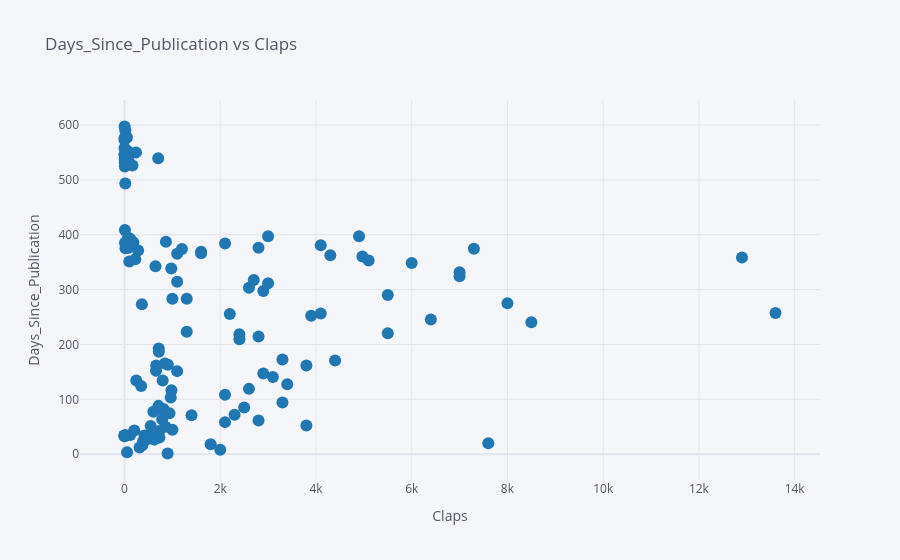
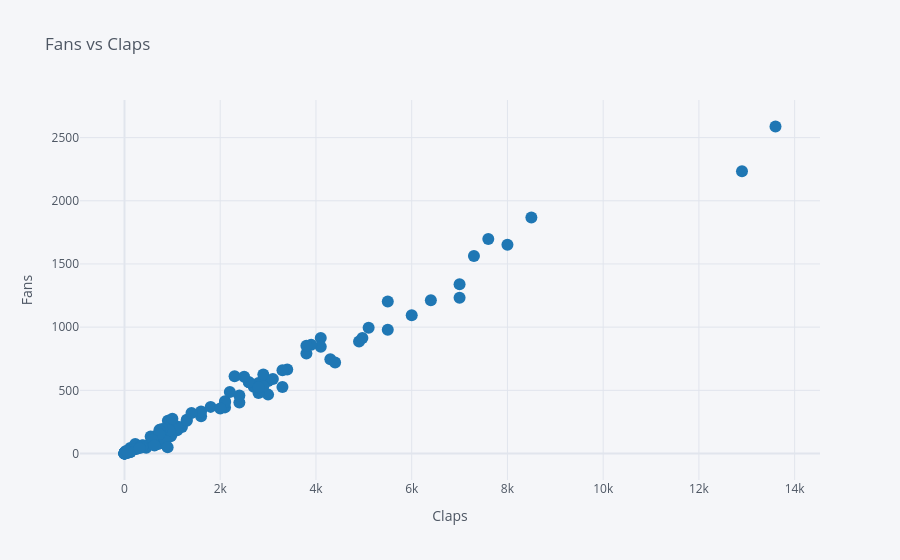
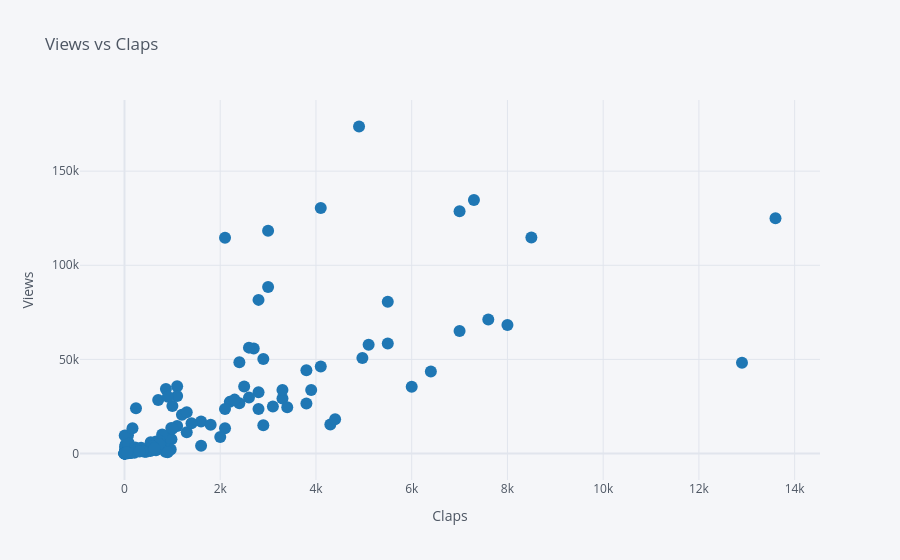
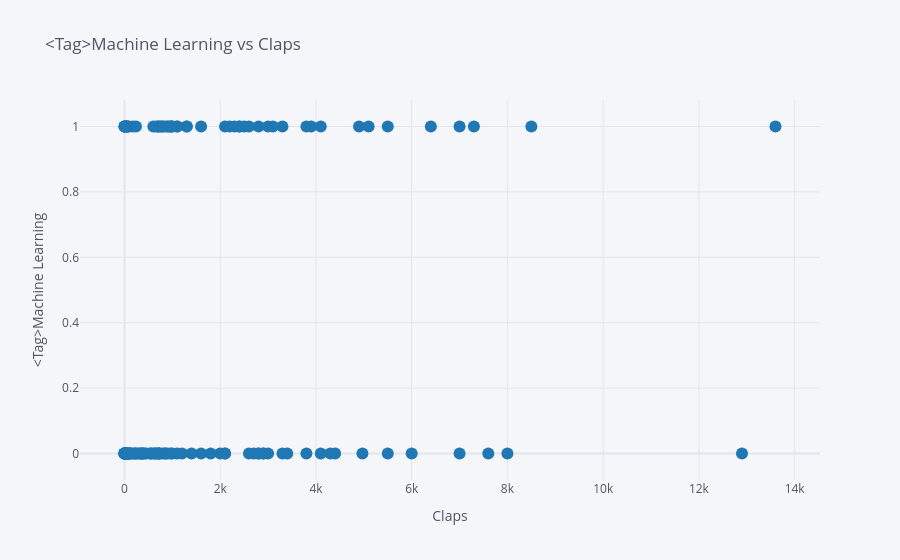

The notebook cell these images were saved under, in order:
### Markdown cell above
We can use the same basic approach to create interactive widgets for plots. This approach allows us to expand the capabilities of the powerful `plotly` visualisation library.

### Code cell
@interact
def scatter_plot(x=list(df.select_dtypes('number').columns), 
                 y=list(df.select_dtypes('number').columns)[1:]):
    if x == y:
        print(f"Please select separate variables for X and Y")
    else:
        df.iplot(kind='scatter', x=x, y=y, mode='markers', 
                 xTitle=x.title(), yTitle=y.title(), title=f'{y.title()} vs {x.title()}')
        ## If you are using Google Colab, comment out the above line of code and uncomment the lines below
        #fig = px.scatter(df, x=x, y=y, title=f'{y.title()} vs {x.title()}')
        #fig.show(renderer="colab")

### Figure 1 — Plotly figure (JSON) as saved in the notebook; plotly's stock layout.template omitted (floating-point values rounded to 4 significant figures; data arrays with more than 128 entries replaced by an {"elided": "..."} marker saying what was removed)
{"data": [{"line": {"color": "rgba(31, 119, 180, 1.0)", "dash": "solid", "shape": "linear", "width": 1.3}, "marker": {"size": 12, "symbol": "circle"}, "mode": "markers", "name": "days_since_publication", "text": "", "type": "scatter", "x": {"elided": "133 int values"}, "y": {"elided": "133 float values"}}], "layout": {"legend": {"bgcolor": "#F5F6F9", "font": {"color": "#4D5663"}}, "paper_bgcolor": "#F5F6F9", "plot_bgcolor": "#F5F6F9", "title": {"font": {"color": "#4D5663"}, "text": "Days_Since_Publication vs Claps"}, "xaxis": {"gridcolor": "#E1E5ED", "showgrid": true, "tickfont": {"color": "#4D5663"}, "title": {"font": {"color": "#4D5663"}, "text": "Claps"}, "zerolinecolor": "#E1E5ED"}, "yaxis": {"gridcolor": "#E1E5ED", "showgrid": true, "tickfont": {"color": "#4D5663"}, "title": {"font": {"color": "#4D5663"}, "text": "Days_Since_Publication"}, "zerolinecolor": "#E1E5ED"}}}

### Figure 2 — Plotly figure (JSON) as saved in the notebook; plotly's stock layout.template omitted (floating-point values rounded to 4 significant figures; data arrays with more than 128 entries replaced by an {"elided": "..."} marker saying what was removed)
{"data": [{"line": {"color": "rgba(31, 119, 180, 1.0)", "dash": "solid", "shape": "linear", "width": 1.3}, "marker": {"size": 12, "symbol": "circle"}, "mode": "markers", "name": "fans", "text": "", "type": "scatter", "x": {"elided": "133 int values"}, "y": {"elided": "133 int values"}}], "layout": {"legend": {"bgcolor": "#F5F6F9", "font": {"color": "#4D5663"}}, "paper_bgcolor": "#F5F6F9", "plot_bgcolor": "#F5F6F9", "title": {"font": {"color": "#4D5663"}, "text": "Fans vs Claps"}, "xaxis": {"gridcolor": "#E1E5ED", "showgrid": true, "tickfont": {"color": "#4D5663"}, "title": {"font": {"color": "#4D5663"}, "text": "Claps"}, "zerolinecolor": "#E1E5ED"}, "yaxis": {"gridcolor": "#E1E5ED", "showgrid": true, "tickfont": {"color": "#4D5663"}, "title": {"font": {"color": "#4D5663"}, "text": "Fans"}, "zerolinecolor": "#E1E5ED"}}}

### Figure 3 — Plotly figure (JSON) as saved in the notebook; plotly's stock layout.template omitted (floating-point values rounded to 4 significant figures; data arrays with more than 128 entries replaced by an {"elided": "..."} marker saying what was removed)
{"data": [{"line": {"color": "rgba(31, 119, 180, 1.0)", "dash": "solid", "shape": "linear", "width": 1.3}, "marker": {"size": 12, "symbol": "circle"}, "mode": "markers", "name": "views", "text": "", "type": "scatter", "x": {"elided": "133 int values"}, "y": {"elided": "133 int values"}}], "layout": {"legend": {"bgcolor": "#F5F6F9", "font": {"color": "#4D5663"}}, "paper_bgcolor": "#F5F6F9", "plot_bgcolor": "#F5F6F9", "title": {"font": {"color": "#4D5663"}, "text": "Views vs Claps"}, "xaxis": {"gridcolor": "#E1E5ED", "showgrid": true, "tickfont": {"color": "#4D5663"}, "title": {"font": {"color": "#4D5663"}, "text": "Claps"}, "zerolinecolor": "#E1E5ED"}, "yaxis": {"gridcolor": "#E1E5ED", "showgrid": true, "tickfont": {"color": "#4D5663"}, "title": {"font": {"color": "#4D5663"}, "text": "Views"}, "zerolinecolor": "#E1E5ED"}}}

### Figure 4 — Plotly figure (JSON) as saved in the notebook; plotly's stock layout.template omitted (floating-point values rounded to 4 significant figures; data arrays with more than 128 entries replaced by an {"elided": "..."} marker saying what was removed)
{"data": [{"line": {"color": "rgba(31, 119, 180, 1.0)", "dash": "solid", "shape": "linear", "width": 1.3}, "marker": {"size": 12, "symbol": "circle"}, "mode": "markers", "name": "<tag>Machine Learning", "text": "", "type": "scatter", "x": {"elided": "133 int values"}, "y": {"elided": "133 int values"}}], "layout": {"legend": {"bgcolor": "#F5F6F9", "font": {"color": "#4D5663"}}, "paper_bgcolor": "#F5F6F9", "plot_bgcolor": "#F5F6F9", "title": {"font": {"color": "#4D5663"}, "text": "<Tag>Machine Learning vs Claps"}, "xaxis": {"gridcolor": "#E1E5ED", "showgrid": true, "tickfont": {"color": "#4D5663"}, "title": {"font": {"color": "#4D5663"}, "text": "Claps"}, "zerolinecolor": "#E1E5ED"}, "yaxis": {"gridcolor": "#E1E5ED", "showgrid": true, "tickfont": {"color": "#4D5663"}, "title": {"font": {"color": "#4D5663"}, "text": "<Tag>Machine Learning"}, "zerolinecolor": "#E1E5ED"}}}
